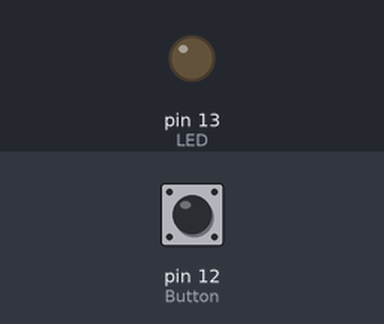
This sketch was run on a simulated Arduino Uno, built with avr-gcc and run on an emulated ATmega328P. Parts: output pins drawn as LEDs (lit = HIGH). The inputs (shaded band) are chosen by the test bench; at power-on: pin 12 (Button) LOW.

Above: at 1.2 s.
1.3 s: pin 12 (Button) pulled HIGH for 0.15 s
At 1.37 s:
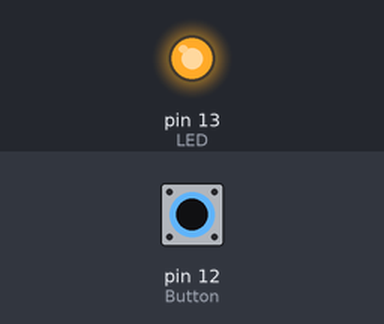
2.9 s: pin 12 (Button) pulled HIGH for 3.2 s
At 7.2 s:
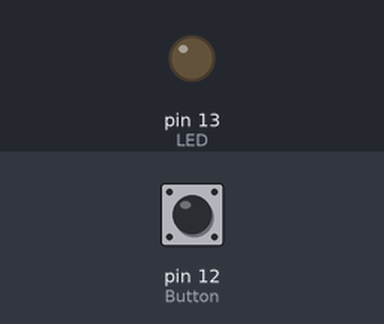
Timing chart, 0 to 8.7 s (numbered marks = the images above; inputs shaded):
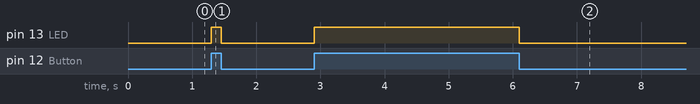

Measured:
- after the input at 1.3 s, pin 13 (LED): LOW → HIGH at once, → LOW 0.15 s later
- after the input at 2.9 s, pin 13 (LED): LOW → HIGH at once, → LOW 3.2 s later

The sketch:

taster_led.ino
```cpp
int Button = 12;
int LED = 13;
int LED2 = 10;
//define the 9th digital pin for button brick
//define the 8th digital pin for LED brick
void setup()
{
pinMode(LED,OUTPUT); //set the LED pin for digital output
pinMode(Button,INPUT); //set the Button pin for digital input
}
void loop()
{
if (digitalRead(Button)) {
digitalWrite(LED,HIGH);
digitalWrite(LED2,LOW);
} else {
digitalWrite(LED,LOW);
digitalWrite(LED2,HIGH);
}
}
// if button press
// light the LED
// if not press
// turn off the LED
```
